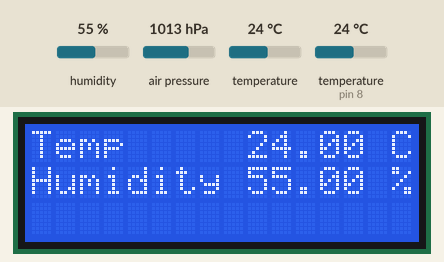
This sketch was run on a simulated Arduino Uno, built with avr-gcc and run on an emulated ATmega328P. On the bench: 16×3 character LCD. The inputs (shaded band) are chosen by the test bench; at power-on: humidity 55 %, air pressure 1013 hPa, temperature 24 °C, temperature (sensor on pin 8) 24 °C. What the sketch prints to the serial monitor is not drawn.

Above: at 1.2 s.
1.3 s: humidity set to 22 %
At 6.5 s:
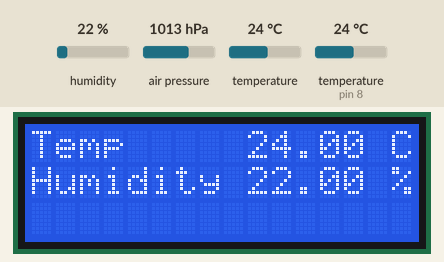
13.3 s: air pressure set to 952 hPa
At 15.1 s:
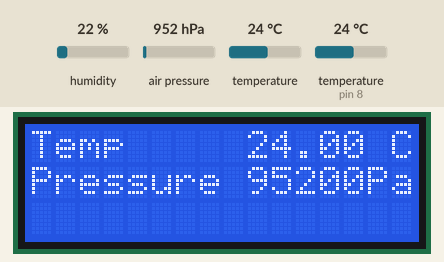
17.8 s: temperature (sensor 0) set to 12 °C
At 19.0 s:
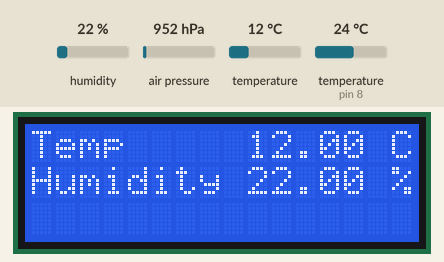
22.1 s: humidity set to 40 %
At 25.3 s:
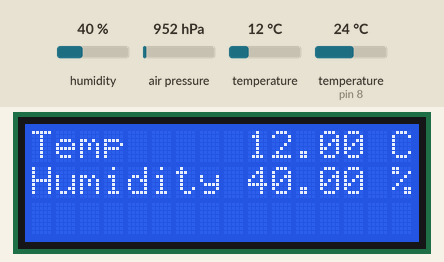
27.9 s: air pressure set to 975 hPa
At 29.9 s:
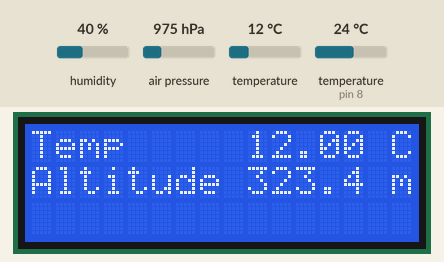
32.2 s: humidity set to 68 %
At 37.8 s:
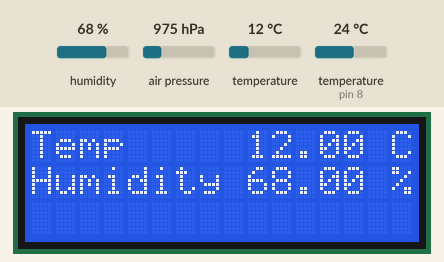
Timing chart, 0 to 39.3 s (numbered marks = the images above; inputs shaded):
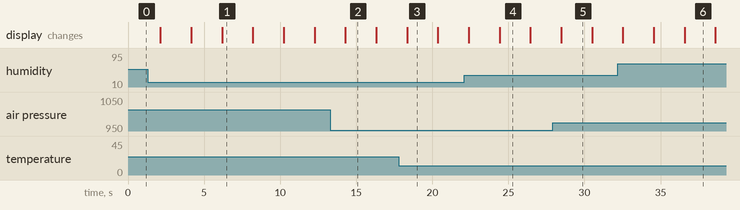

The sketch:

ArduinoThermometerWithBMP280SensorAndDHT11-TemperatureSensor.ino
```cpp
#include <Wire.h>
#include <LiquidCrystal_I2C.h>
#include <Adafruit_Sensor.h>
#include <DHT.h>
#include <DHT_U.h>
// The BMP280 sensor
#include <Adafruit_BMP280.h>

// define the pin to use:
#define DHTPIN 8

// sensor in use:
#define DHTTYPE    DHT11

// Using the sensor with I2C protocol
Adafruit_BMP280 bmp; // I2C


DHT_Unified dht(DHTPIN, DHTTYPE);
uint32_t delayMS;
// initialize the lcd screen object:
LiquidCrystal_I2C lcd(0x38, 2, 1, 0, 4, 5, 6, 7, 2, POSITIVE);  // Set the LCD I2C address
                    //addr, en, rw, rs, d4, d5, d6, d7, bl, blpol
                    /*
                      addr: address of the device(usually 0x20, 0x27, 0x38)
                      en: Switches on the output pings
                      rw:
                      rs:
                      d4: Data pins connected on the LCD
                      d5: >>
                      d6: >>
                      d7: >>
                      bl: index for backlight pin
                      blpol: Polarity of the backlight pin(different according to device used)
                    */


int temperature_row = 0;
int humidity_and_pressure_row = 1;

void setup()
{
  Serial.begin(9600); // this the address I guess?

  if (!bmp.begin()) {
    Serial.println(F("Could not find a valid BMP280 sensor, check wiring!"));
    while (1);
  }


  // initialize devise
  dht.begin();
  Serial.println(F("DHTxx Unified Sensor Example"));
  lcd.home();
  lcd.begin(16, 3); // lcd.begin(cols, rows)
  ; // top left
  /* Default settings from datasheet. */
  bmp.setSampling(Adafruit_BMP280::MODE_NORMAL,     /* Operating Mode. */
                  Adafruit_BMP280::SAMPLING_X2,     /* Temp. oversampling */
                  Adafruit_BMP280::SAMPLING_X16,    /* Pressure oversampling */
                  Adafruit_BMP280::FILTER_X16,      /* Filtering. */
                  Adafruit_BMP280::STANDBY_MS_500); /* Standby time. */
}

void loop()
{
  // set the Cursor
  lcd.setCursor(0, temperature_row);
  // Delay between measurements.
  delay(delayMS);

  // Get temperature event and print its value.
  //from the DHT sensor
  sensors_event_t event;
  dht.temperature().getEvent(&event);
  if (isnan(event.temperature)) {
    lcd.print("Error!!!");
  }
  // Get temeperature from BMP SENSOR

  else {
    lcd.print("Temp ");
    lcd.setCursor(9, temperature_row);
    lcd.print(bmp.readTemperature());
    // DHT sensor temperature
    //lcd.print(event.temperature);
    lcd.setCursor(15, temperature_row);
    lcd.print("C");
  }

  // GET HUMIDITY //

    // set the Cursor
    int dis = 1;
    switch (dis){
      case 1:
        // Get humidity event and print its value.
        dht.humidity().getEvent(&event);
        if (isnan(event.relative_humidity)) {
          lcd.print("Error!!!");
        }
        else {
          lcd.setCursor(0, humidity_and_pressure_row);
          lcd.print("Humidity ");
          lcd.setCursor(9, humidity_and_pressure_row);
          lcd.print(event.relative_humidity);
          lcd.setCursor(14, humidity_and_pressure_row);
          lcd.print(" ");
          lcd.setCursor(15, humidity_and_pressure_row);
          lcd.print("%");

          delay(2000);
          //lcd.clear();
         }
      case 2:
        // Get Preassure
        lcd.setCursor(0, humidity_and_pressure_row);
        lcd.print("Pressure ");
        lcd.setCursor(9, humidity_and_pressure_row);
        lcd.print(bmp.readPressure());
        lcd.setCursor(14, humidity_and_pressure_row);
        lcd.print("Pa");
        delay(2000);
        //lcd.clear();

      case 3:
      // Get Altitude
      lcd.setCursor(0, humidity_and_pressure_row);
      lcd.print("Altitude ");
      lcd.setCursor(9, humidity_and_pressure_row);
      lcd.print(bmp.readAltitude(1013.25));
      lcd.setCursor(14, humidity_and_pressure_row);
      lcd.print(" m");
      delay(2000);
      }
}
```

Measured:
- what the display in image 1 shows lasts 2.0 s, from 6.2 s to 8.2 s
